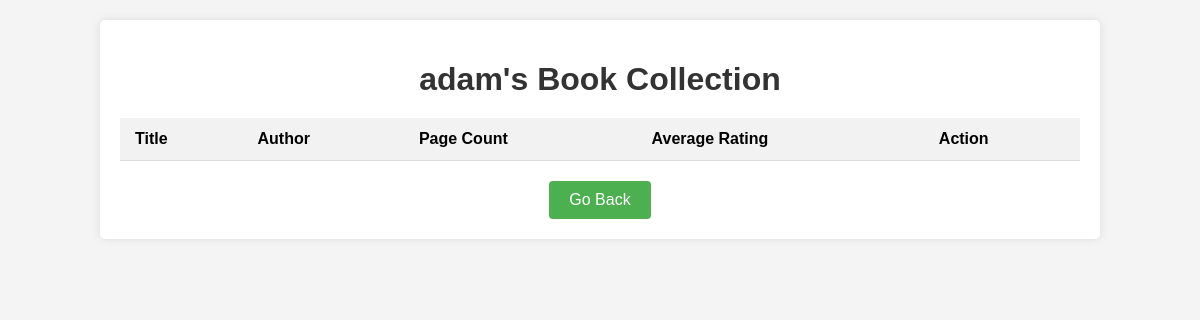
The app's page /user_books (signed in), older data.
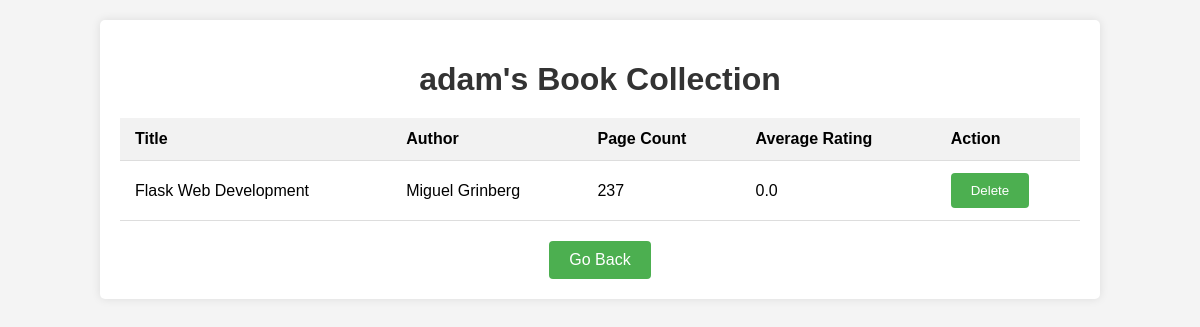
The same page, newer data.
### app.py (models this page shows)
class UserBook(db.Model):
    id = db.Column(db.Integer, primary_key=True)
    title = db.Column(db.String(200), nullable=False)
    author = db.Column(db.String(200), nullable=False)
    page_count = db.Column(db.Integer)
    average_rating = db.Column(db.REAL)
    user_id = db.Column(db.Integer, db.ForeignKey('user.id'), nullable=False)
    def __repr__(self):
        return f'<UserBook {self.title}>'

### app.py (the view)
@app.route('/user_books', methods=['GET', 'POST'])
def user_books():
    if 'logged_in' in session:
        user_name = session['username']
        if request.method == 'POST':
            isbn = request.form['isbn']
            book_data = fetch_book_details(isbn)
            if book_data:
                new_book = UserBook(
                    title=book_data.get('title'),
                    author=book_data.get('author'),
                    page_count=book_data.get('page_count'),
                    average_rating=book_data.get('average_rating'),
                    user_id=session['username']  # Assuming user_id here is the username
                )
                try:
                    db.session.add(new_book)
                    db.session.commit()
                    flash('Book added successfully', 'success')
                except Exception as e:
                    print("Error adding book:", e)
                    flash('Error adding book', 'error')
            return redirect(url_for('user_books'))
        else:
            user_books = UserBook.query.filter_by(user_id=session['username']).all()
            print("Books retrieved from the database:", user_books)
            return render_template('user_books.html',  user_name=user_name, books=user_books)
    else:
        return redirect(url_for('login'))

### templates/user_books.html (shortened to what this page needs)
<!DOCTYPE html>
<html lang="en">
<head>
</head>
<body>
    <div class="container">
        <h1>{{ user_name }}'s Book Collection</h1>
        <table>
            <thead>
                <tr>
                    <th>Title</th>
                    <th>Author</th>
                    <th>Page Count</th>
                    <th>Average Rating</th>
                    <th>Action</th>
                </tr>
            </thead>
            <tbody>
                {% for book in books %}
                    <tr>
                        <td>{{ book.title }}</td>
                        <td>{{ book.author }}</td>
                        <td>{{ book.page_count }}</td>
                        <td>{{ book.average_rating }}</td>
                        <td>
                            <form method="POST" action="{{ url_for('delete_book', book_id=book.id) }}">
                                <input type="submit" value="Delete" class="btn">
                            </form>
                        </td>
                    </tr>
                {% endfor %}
            </tbody>
        </table>
        <div class="back-btn">
            <a href="{{ url_for('dashboard') }}" class="btn">Go Back</a>
        </div>
    </div>
</body>
</html>

### templates/user_books.html (style rules this page uses)
body { font-family: Arial, sans-serif; margin: 0; padding: 0; background-color: #f4f4f4; }
.container { width: 80%; margin: 20px auto; background-color: #fff; padding: 20px; box-shadow: 0 0 10px rgba(0, 0, 0, 0.1); border-radius: 5px; }
h1 { text-align: center; margin-bottom: 20px; color: #333; }
table { width: 100%; border-collapse: collapse; }
th, td { padding: 12px 15px; text-align: left; border-bottom: 1px solid #ddd; }
th { background-color: #f2f2f2; }
.btn { padding: 10px 20px; background-color: #4CAF50; color: white; border: none; border-radius: 4px; cursor: pointer; text-decoration: none; display: inline-block; }
.back-btn { text-align: center; margin-top: 20px; }

Row changes from the older to the newer data that the page shows:
added UserBook: user "adam", title "Flask Web Development", author "Miguel Grinberg", page_count "237", average_rating "0.0"
Text that changed along with them:
{{ user_name }}: "adam" → (not shown)
